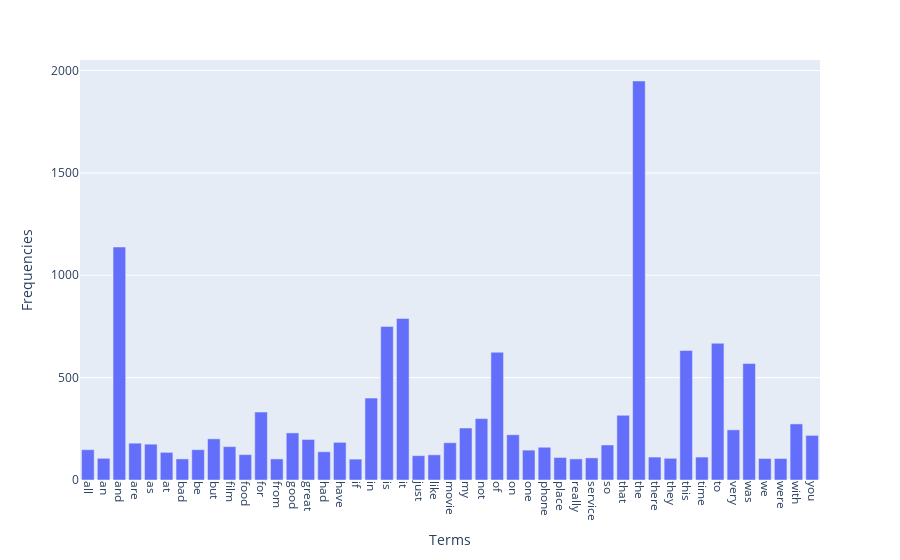

Notebook code cell kept with this figure:
### Code cell
# If I want to visualize terms with frequency > 100
num = 100

filtered_data = {
    'Terms': [term for term, freq in zip(count_vect.get_feature_names_out(), term_frequencies) if freq > num],
    'Frequencies': [freq for freq in term_frequencies if freq > num]
}
df_filtered = pd.DataFrame(filtered_data)

fig = plot_ex.bar(df_filtered, x='Terms', y='Frequencies')
fig.update_xaxes(tickangle=90)

fig.show()

### Figure 1 — Plotly figure (JSON) as saved in the notebook; plotly's stock layout.template omitted (floating-point values rounded to 4 significant figures)
{"data": [{"alignmentgroup": "True", "hovertemplate": "Terms=%{x}<br>Frequencies=%{y}<extra></extra>", "legendgroup": "", "marker": {"color": "#636efa", "pattern": {"shape": ""}}, "name": "", "offsetgroup": "", "orientation": "v", "showlegend": false, "textposition": "auto", "type": "bar", "x": ["all", "an", "and", "are", "as", "at", "bad", "be", "but", "film", "food", "for", "from", "good", "great", "had", "have", "if", "in", "is", "it", "just", "like", "movie", "my", "not", "of", "on", "one", "phone", "place", "really", "service", "so", "that", "the", "there", "they", "this", "time", "to", "very", "was", "we", "were", "with", "you"], "xaxis": "x", "y": [148, 106, 1138, 180, 175, 135, 103, 148, 201, 163, 124, 332, 103, 230, 198, 138, 184, 102, 400, 750, 789, 119, 123, 182, 254, 300, 624, 221, 146, 160, 110, 103, 108, 171, 316, 1949, 112, 106, 633, 112, 668, 245, 569, 105, 105, 274, 218], "yaxis": "y"}], "layout": {"barmode": "relative", "legend": {"tracegroupgap": 0}, "margin": {"t": 60}, "xaxis": {"anchor": "y", "domain": [0, 1], "tickangle": 90, "title": {"text": "Terms"}}, "yaxis": {"anchor": "x", "domain": [0, 1], "title": {"text": "Frequencies"}}}}
